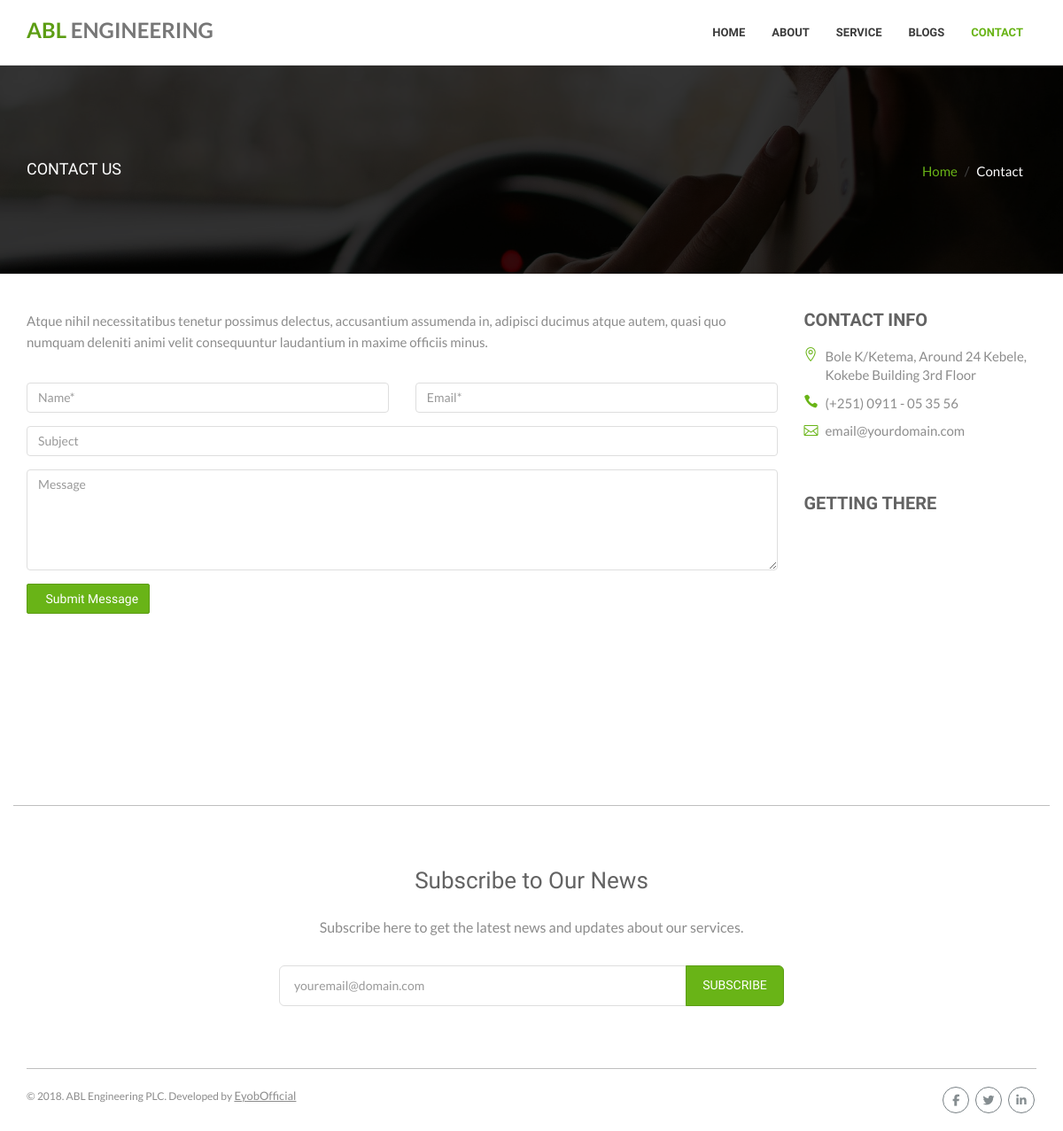
Page /contact/ on the committed database.
### pages/models.py (models this page shows, shortened)
class Base(models.Model):
    created_at = models.DateTimeField(
        'Created Date',
        null=True, blank=True,
        auto_now_add=True,
        help_text='Record first created date and time'
    )
    updated_at = models.DateTimeField(
        'Last Modified',
        null=True, blank=True,
        auto_now=True,
        help_text='Record last modified date and time'
    )
    class Meta:
        abstract = True
        get_latest_by = ['-updated_at', ]

class Brand(Base):
    title = models.CharField('Company title', max_length=100)
    logo = models.ImageField(
        'Company logo', upload_to='brand/logo/',
        blank=True, null=True
    )
    background = models.ImageField(
        'Background Picture',
        blank=True, null=True,
    )
    fevicon = models.ImageField(
        'Fevicon (Title Icon)',
        upload_to='fevicon/',
        null=True, blank=True,
    )
    story = models.TextField('Background story', blank=True)
    who = models.TextField('Who we are', blank=True)
    what = models.TextField('What we do', blank=True)
    team_description = models.TextField('Team description', blank=True)
    service_description = models.TextField('Service description', blank=True)
    contact_description = models.TextField('Contact description', blank=True)
    address = models.TextField('Compay address', blank=True)
    phone1 = models.CharField(max_length=30, blank=True)
    phone2 = models.CharField(max_length=30, blank=True)
    email = models.EmailField(blank=True)
    facebook = models.URLField(blank=True)
    twitter = models.URLField(blank=True)
    linkedin = models.URLField(blank=True)
    keywords = models.TextField(
        blank=True,
        help_text='Comma separated keywords. Ex: abl, electrical, consulting, '
    )
    description = models.TextField(blank=True)
    class Meta:
        verbose_name = 'Company'
        verbose_name_plural = 'Company'

### pages/views.py (the view)
# urls.py: path('contact/', views.ContactView.as_view(), name='contact'),
class ContactView(TemplateView):
    template_name = 'pages/contact.html'
    def get_context_data(self, *args, **kwargs):
        context = super().get_context_data(*args, **kwargs)
        context['brand'] = get_object_or_404(models.Brand, pk=1)
        context['page'] = 'contact'
        return context

### pages/templates/pages/contact.html (shortened to what this page needs)
{% extends 'base.html' %}
{% load static %}
{% block content %}
<div id="page-header-contact" class="page-header has-background-image">
    <div class="overlay"></div>
    <div class="container">
        <h1 class="page-title">CONTACT US</h1>
        <ol class="breadcrumb link-accent">
            <li><a href="{% url 'pages:index' %}">Home</a></li>
            <li class="active">Contact</li>
        </ol>
    </div>
</div>
<div class="page-content no-margin-bottom">
    <div class="container">
        <div class="row">
            <div class="col-md-9">
                <p>{{ brand.contact_description }}</p>
                <br>
                <form method="post" id="contact-form" class="form-horizontal">
                    <div class="row">
                        <div class="col-sm-6">
                            <div class="form-group">
                                <input type="text" class="form-control" id="contact-name" name="name" placeholder="Name*" required>
                            </div>
                        </div>
                        <div class="col-sm-6">
                            <div class="form-group">
                                <input type="email" class="form-control" id="contact-email" name="email" placeholder="Email*" required>
                            </div>
                        </div>
                    </div>
                    <div class="form-group">
                        <div class="col-sm-12">
                            <input type="text" class="form-control" id="contact-subject" name="subject" placeholder="Subject">
                        </div>
                    </div>
                    <div class="form-group">
                        <div class="col-sm-12">
                            <textarea class="form-control" id="contact-message" name="message" rows="5" cols="30" placeholder="Message" required></textarea>
                        </div>
                    </div>
                    <div class="form-group">
                        <div class="col-sm-12">
                            <button id="submit-button" type="submit" class="btn btn-primary"> <span>Submit Message</span></button>
                        </div>
                    </div>
                </form>
            </div>
            <div class="col-md-3">
                <div class="sidebar">
                    <div class="widget">
                        <h4 class="widget-title">CONTACT INFO</h4>
                        <address class="contact-info">
                            <p><i class="icon icon_pin_alt ico-styled text-primary"></i> {{ brand.address }}</p>
                            <p>
                            <i class="icon icon_phone ico-styled text-primary"></i>
                            {{ brand.phone1 }} {% if brand.phone2 %} <br> {{ brand.phone2 }} {% endif %}
                            </p>
                            <p><i class="icon icon_mail_alt ico-styled text-primary"></i> {{ brand.email }}</p>
                        </address>
                    </div>
                    <div class="widget">
                        <h4 class="widget-title">GETTING THERE</h4>
                        <div class="google-map-sidebar">
                            <div id="custom-map-canvas"></div>
                        </div>
                    </div>
                </div>
            </div>
        </div>
    </div>
</div>
{% endblock content %}

### rows in the picture
Brand: contact_description "Atque nihil necessitatibus tenetur possimus delectus, accusantium assumenda in, adipisci ducimus atque autem, quasi quo numquam deleniti animi velit consequuntur laudantium in maxime officiis minus.", address "Bole K/Ketema, Around 24 Kebele, Kokebe Building 3rd Floor", phone1 "(+251) 0911 - 05 35 56", email "email@yourdomain.com"
